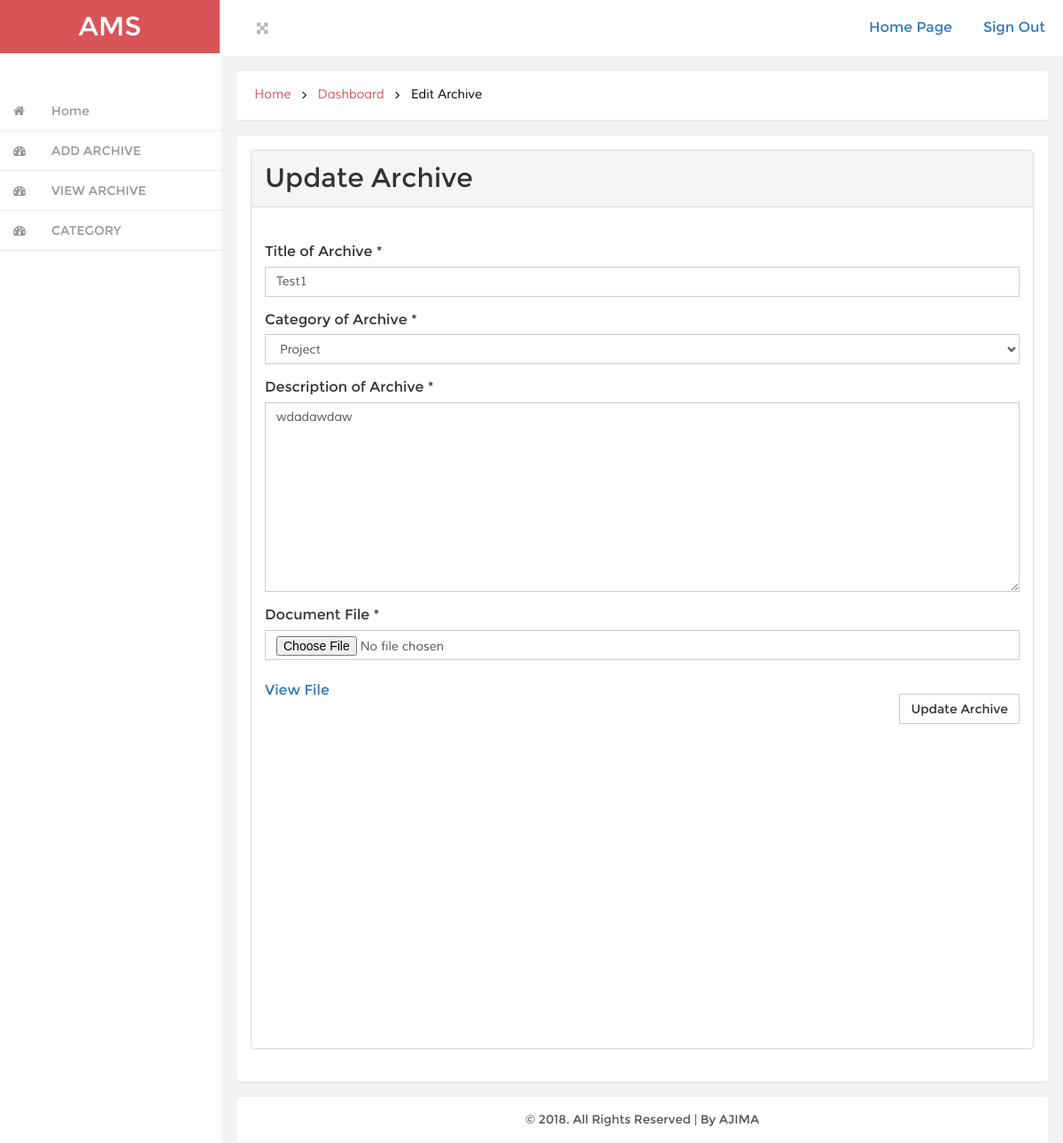
Page /dashboard/archive_edit.php?id=12 (signed in) on the committed database.
### tables this page shows
CREATE TABLE `archive` (
  `archive_id` int(11) NOT NULL,
  `archive_title` varchar(255) NOT NULL,
  `archive_cat` int(11) NOT NULL,
  `archive_desc` text NOT NULL,
  `archive_file` text NOT NULL,
  `archive_cover_image` varchar(255) NOT NULL,
  `archive_date` timestamp NOT NULL DEFAULT CURRENT_TIMESTAMP,
  `user_id` int(11) NOT NULL
);

CREATE TABLE `category` (
  `cat_id` int(11) NOT NULL,
  `cat_name` varchar(55) NOT NULL
);

### dashboard/archive_edit.php (the view, shortened to what this page needs)
<?php include 'freq/1.php'; ?>
<?php
	$get_id = $_GET['id'];
    $query = "SELECT * FROM archive WHERE archive_id = '$get_id'";
    $result = mysqli_query($con,$query);
    if ($result) {
        while($row = mysqli_fetch_assoc($result)){
            $archive_title 	= $row['archive_title'];
            $archive_desc 	= $row['archive_desc'];
            $archive_file 	= $row['archive_file'];
            $archive_cat 	= $row['archive_cat'];
        }
    }
    $query = "SELECT * FROM category WHERE cat_id = '$archive_cat'";
    $result = mysqli_query($con,$query);
    if ($result) {
        while($row = mysqli_fetch_assoc($result)){
            $cat_name 	= $row['cat_name'];
        }
    }
?>
<div id="wrapper">
	<?php include 'freq/nav.php'; ?>
    <div id="page-wrapper" class="gray-bg dashbard-1">
       	<div class="content-main">
		    <div class="banner">
				<h2>
					<a href="../index.php">Home</a>
					<i class="fa fa-angle-right"></i>
					<a href="index.php">Dashboard</a>
					<i class="fa fa-angle-right"></i>
					<span>Edit Archive</span>
				</h2>
		    </div>
			<div class="grid-form">
				<div class="grid-form1">
					<div class="panel panel-default">
						<div class="panel-heading">
							<span style="font-size: 30px;">Update Archive</span>
						</div>
						<div class="panel-body">
							<form action="" method="post" enctype="multipart/form-data">
							  <div class="form-group">
							    <label for="title">Title of Archive *</label>
							    <input type="text" class="form-control" id="title" name="archive_title" placeholder="Archive Title" value="<?php echo $archive_title ?>">
							  </div>
							  <div class="form-group">
							    <label for="archive_cat">Category of Archive *</label>
							    <select name="archive_cat" id="archive_cat" class="form-control">
							    	<option value="<?php echo $archive_cat ?>"><?php echo $cat_name ?></option>
							    </select>
							  </div>
							  <div class="form-group">
							    <label for="description">Description of Archive *</label>
							    <textarea name="archive_desc" id="description" cols="30" rows="10" class="form-control" placeholder="Archive Description"><?php echo $archive_desc ?></textarea>
							  </div>
							  <div class="form-group">
							    <label for="file">Document File *</label>
							    <input type="file" class="form-control" id="file" name="file" placeholder="Archive Title"><br>
							    <a href="<?php echo $archive_file ?>" style="height: 400px; width: 50%;" class="pull-left" target="_blank">View File</a>
							  </div>
							  <button type="submit" class="btn btn-default pull-right" name="update_archive">Update Archive</button>
							</form>
						</div>
					</div>
				</div>
			</div>
			<?php include 'freq/footer.php' ?>
		</div>
	</div>
</div>

### dashboard/design/css/style.css (style rules this page uses)
h4, h5, h6, h1, h2, h3 { margin: 0; }
html, body { font-family:'Montserrat-Regular'; font-size: 100%; background:#F3F3F4; overflow-x: hidden; }
body a { transition:0.5s all; -webkit-transition:0.5s all; -moz-transition:0.5s all; -o-transition:0.5s all; -ms-transition:0.5s all; }
div#wrapper { background-color: #fff; }
@media (min-width: 768px) { #page-wrapper { position: inherit; margin: 0 0 0 240px; min-height: 0px; } }
.content-main { background-color: #F3F3F4; padding-top: 1em; }
.banner { background: #fff; display: block; margin: 0em 1em ; padding:1em; border: 1px solid #ebeff6; border-color: #ebeff6; border-radius: 4px; -webkit-border-radius: 4px; -o-border-radius: 4px; -moz-border-radius: 4px; -ms-border-radius: 4px; -webkit-box-shadow: 0 1px 1px rgba(0,0,0,.05); box-shadow: 0 1px 1px rgba(0,0,0,.05); }
.banner h2 { font-size:0.9em; }
.banner h2 a { color:#D95459; text-decoration:none; font-family: 'Muli-Regular'; padding:0.3em ; }
.banner h2 span { color:#000; font-family: 'Muli-Regular'; padding:0.3em ; }
.banner h2 i { color:#000; vertical-align:middle; padding:0.3em ; }
.grid-form { padding: 1em; }
.grid-form1 { background: #fff; margin-bottom: 1em; padding: 1em; border: 1px solid #ebeff6; border-radius: 4px; -webkit-border-radius: 4px; -o-border-radius: 4px; -moz-border-radius: 4px; -ms-border-radius: 4px; -webkit-box-shadow: 0 1px 1px rgba(0,0,0,.05); box-shadow: 0 1px 1px rgba(0,0,0,.05); }
.grid-form1:last-child { margin-bottom: 0em; }
.grid-form1 form { margin: 1.5em 0; }
.form-control { box-shadow: none; outline: none; border-radius: 0px; font-family: 'Muli-Regular'; }
.btn { border-radius: 0px; outline: none; }
.checkbox-inline label,.checkbox-inline1 label,.form-group label { font-weight:400; }

### dashboard/design/css/custom.css (style rules this page uses)
#wrapper { width: 100%; }
#page-wrapper { min-height: 0px !important; }
@media (min-width:768px) { #page-wrapper { position: inherit; margin: 0 0 0 250px; } }

### rows in the picture
archive: archive_title "Test1", archive_desc "wdadawdaw"
category: archive_cat "Project"
